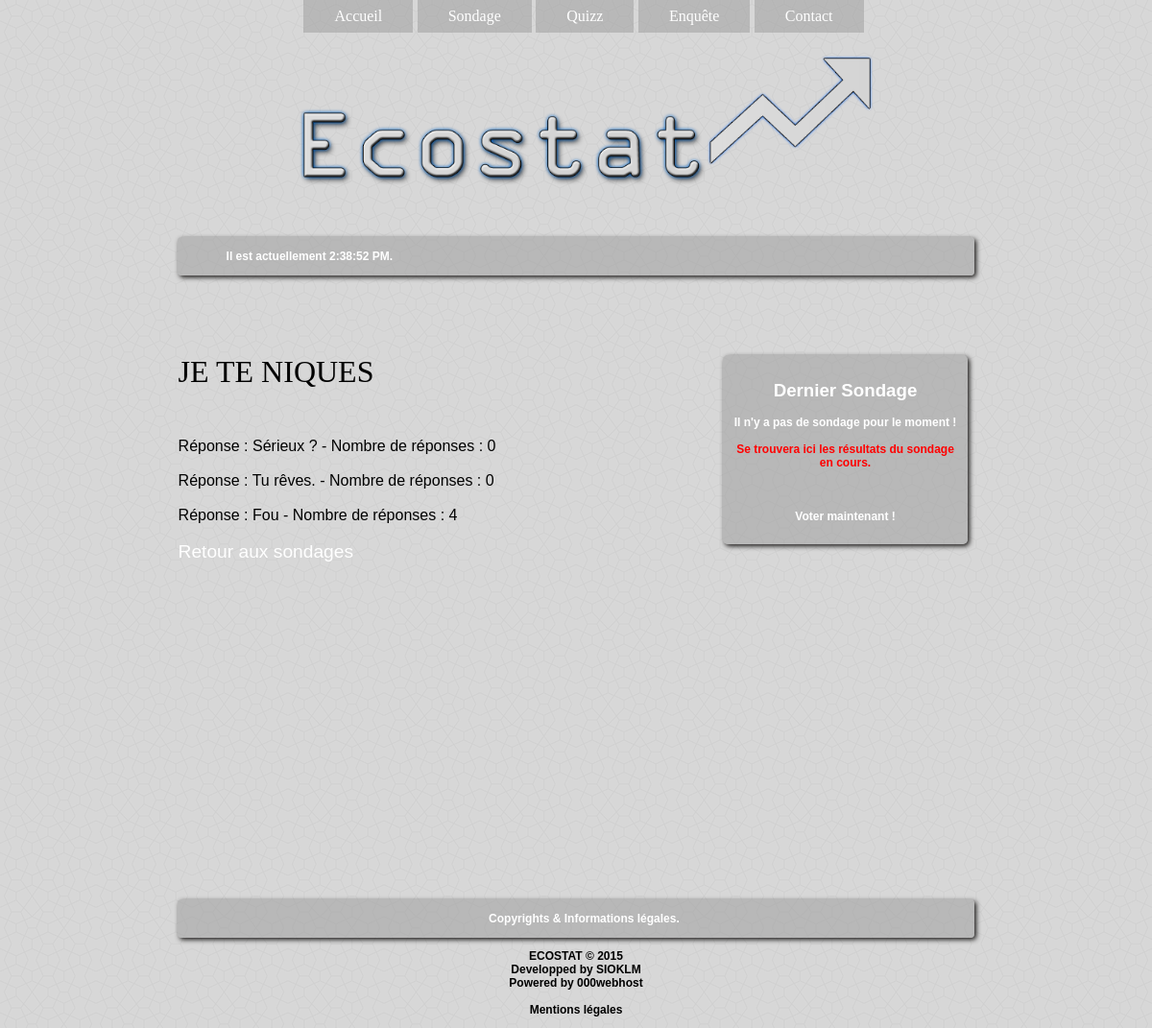
The app's page /controleur/sondage/r/controlesondage.php?id=3 with its own data.
### tables this page shows
CREATE TABLE `q_sondage` (
  `codeQ_sondage` int(11) NOT NULL,
  `codeSondage` int(11) NOT NULL,
  `libelleQuestion` varchar(30) NOT NULL,
  PRIMARY KEY (`codeQ_sondage`),
  KEY `codesondage_fk1_idx` (`codeSondage`),
  CONSTRAINT `codesondage_fk1` FOREIGN KEY (`codeSondage`) REFERENCES `sondage` (`idSondage`) ON DELETE NO ACTION ON UPDATE NO ACTION
);

CREATE TABLE `tb_sondage` (
  `id_reponse` int(11) NOT NULL AUTO_INCREMENT,
  `compteur` bigint(20) NOT NULL DEFAULT '0',
  `libelle` varchar(255) NOT NULL DEFAULT '',
  `codeQ_sondage` int(11) NOT NULL,
  PRIMARY KEY (`id_reponse`),
  KEY `codeQ_sondage_fk1_idx` (`codeQ_sondage`),
  CONSTRAINT `codeQ_sondage_fk1` FOREIGN KEY (`codeQ_sondage`) REFERENCES `q_sondage` (`codeQ_sondage`) ON DELETE NO ACTION ON UPDATE NO ACTION
);

### controleur/sondage/r/affichesondage.php (called while the page is built, shortened)
<?php
require_once $_SERVER['DOCUMENT_ROOT'].'Ecostat/modele/conn_db.php';
require_once $_SERVER['DOCUMENT_ROOT'].'Ecostat/modele/sondage.php';
class Sondage2 {
	private $sond;
	public function __construct() {
		$this->sond = new Sondage();
	}
	public function afficherResultatQ($idQuestion)
    {
        $reponses = $this->sond->getQuestionsRep($idQuestion);
        $question = $this->sond->getQuestion($idQuestion);
        require_once $_SERVER['DOCUMENT_ROOT'].'Ecostat/Vue/sondage/r/vue_sondage.php';
        require_once $_SERVER['DOCUMENT_ROOT'].'Ecostat/Vue/gabarit.php';
    }
}
		?>

### modele/conn_db.php (called while the page is built, shortened)
<?php
class Bdd {
	public function connexionbdd(){
		$host='localhost';
		$user='root';
		$password='admin';
		$database='ecostat';
		$this->mysqli = new mysqli($host, $user, $password, $database);
		$this->mysqli -> select_db($database);
		return $this->mysqli;
	}
}
?>

### modele/sondage.php (called while the page is built, shortened)
<?php
class Sondage extends Bdd{
    public function getQuestionsRep($idQuestion) {
        return $this->connexionbdd()->query("SELECT * FROM tb_sondage WHERE codeQ_sondage=$idQuestion");
    }
    public function getQuestion($idQuestion) {
        return $this->connexionbdd()->query("SELECT * FROM q_sondage WHERE codeQ_sondage=$idQuestion")->fetch_array();
    }
}
?>

### vue/sondage/r/vue_sondage.php (the view, shortened to what this page needs)
<section>
    <article>
        <h1><?= $question['libelleQuestion'] ?></h1>
<?php
    foreach($reponses as $reponse){?>
        <span id="nostyle"><li>Réponse : <?= $reponse['libelle']?> - Nombre de réponses : <?= $reponse['compteur'] ?></li></span>
<?php } ?>
<br>
<a class="lienResultat" id="gros" href="/Ecostat/vue/sondage/">Retour aux sondages</a>
    </article>
</section>

### style/general.css (style rules this page uses)
body { background: url('../images/pattern.png'); font-family: 'Trebuchet MS', Arial, sans-serif; color: #000; }

### style/body.css (style rules this page uses)
article { width: 50%; margin-left: 15%; margin-top: 50px; display: inline-block; vertical-align: top; text-align: justify; }
section h1, footer h1, nav a { font-family: Dayrom, serif; font-weight: normal; text-transform: uppercase; font-size: 2em; }
.lienResultat { color: #FFF; text-align: center; transition-property: all; transition-duration: 0.1s; transition-timing-function: linear; text-decoration: none; font-size: 0.7em; }
#nostyle { margin-left: 20px; list-style: none; }
#gros { font-size: 1.2em; }

### records on screen
q_sondage: libelleQuestion "JE TE NIQUES"
tb_sondage: libelle "Sérieux ?", compteur "0"
tb_sondage: libelle "Tu rêves.", compteur "0"
tb_sondage: libelle "Fou", compteur "4"
